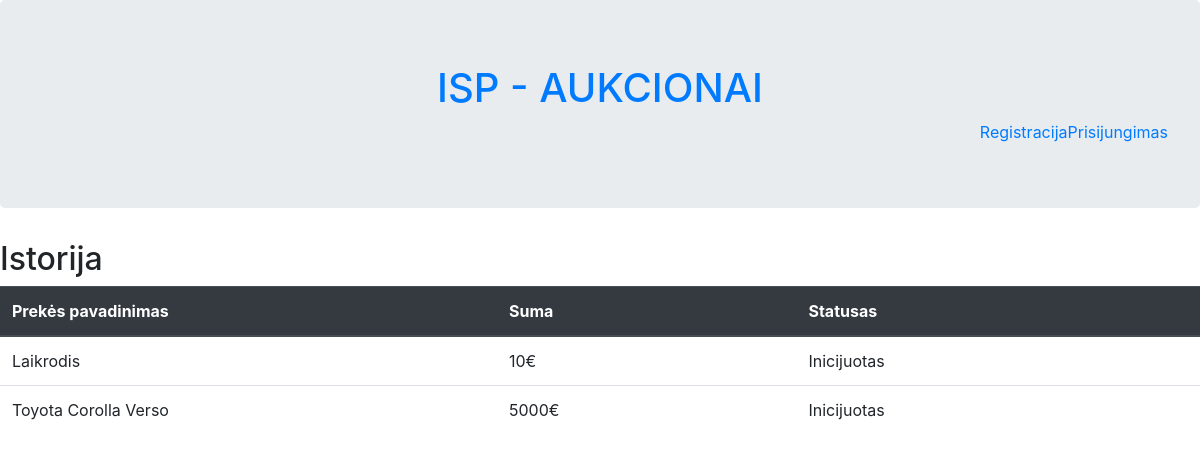
Screenshot of /Atsiskaitymo_puslapis.php with the database file from the repository.
### tables this page shows
CREATE TABLE `preke` (
  `aprasymas` varchar(255) NOT NULL,
  `data` datetime NOT NULL DEFAULT current_timestamp(),
  `pavadinimas` varchar(64) NOT NULL,
  `kategorija` int(11) NOT NULL,
  `id_Preke` int(11) NOT NULL,
  `fk_Vartotojasid_Vartotojas` int(11) NOT NULL
);

CREATE TABLE `statusas` (
  `id_STATUSAS` int(11) NOT NULL,
  `name` varchar(14) NOT NULL
);

### Atsiskaitymo_puslapis.php (the view, shortened to what this page needs)
<!DOCTYPE html>
<html>
    <head>
        <link rel="stylesheet" href="https://cdn.jsdelivr.net/npm/bootstrap@4.6.1/dist/css/bootstrap.min.css">
      </head>
    <body>
    <?php include("header.php");?>
        <h2>Istorija</h2>
        <table class="table">
            <thead class="thead-dark">
                <tr>
                    <th style="width: 5px;">Prekės pavadinimas</th>
                    <th style="width: 10px;">Suma</th>
                    <th style="width: 10px;">Statusas</th>
                </tr>
            </thead>
            <tbody>
                <?php
                    $sql = "SELECT preke.pavadinimas as 'auction_item_name', IFNULL(aukcionas.galutine_kaina, aukcionas.min) as 'auction_current_value', statusas.name as 'auction_status' FROM `aukcionas`
                    INNER JOIN statusas
                    INNER JOIN preke
                    WHERE aukcionas.fk_Vartotojasid_Vartotojas = '1' AND statusas.id_STATUSAS = aukcionas.statusas AND preke.id_Preke = aukcionas.fk_Prekeid_Preke";
                    $result = mysqli_query($db, $sql);
                    if (!$result || (mysqli_num_rows($result) < 1))
                    {
                        echo "<tr>";
                            echo "<td style='width: 5px;'>-</td>" ;
                            echo "<td style='width: 10px;'>-</td>" ;
                            echo "<td style='width: 10px;'>-</td>" ;
                            echo "</tr>";
                    }
                    else
                    {
                        while($row = mysqli_fetch_assoc($result))
			            {
                            $auction_item_name = $row['auction_item_name'];
                            $auction_current_value = round($row['auction_current_value'],2);
                            $auction_status = $row['auction_status'];
                            echo "<tr>";
                            echo "<td style='width: 5px;'>".$auction_item_name."</td>" ;
                            echo "<td style='width: 10px;'>".$auction_current_value."€</td>" ;
                            echo "<td style='width: 10px;'>".$auction_status."</td>" ;
                            echo "</tr>";
                        }
                    }
                ?>
            </tbody>
            </table>
    </body>
</html>

### rows the page displays
preke: pavadinimas "Laikrodis", auction_current_value "10", statusas.name "Inicijuotas"
preke: pavadinimas "Toyota Corolla Verso", auction_current_value "5000", statusas.name "Inicijuotas"
